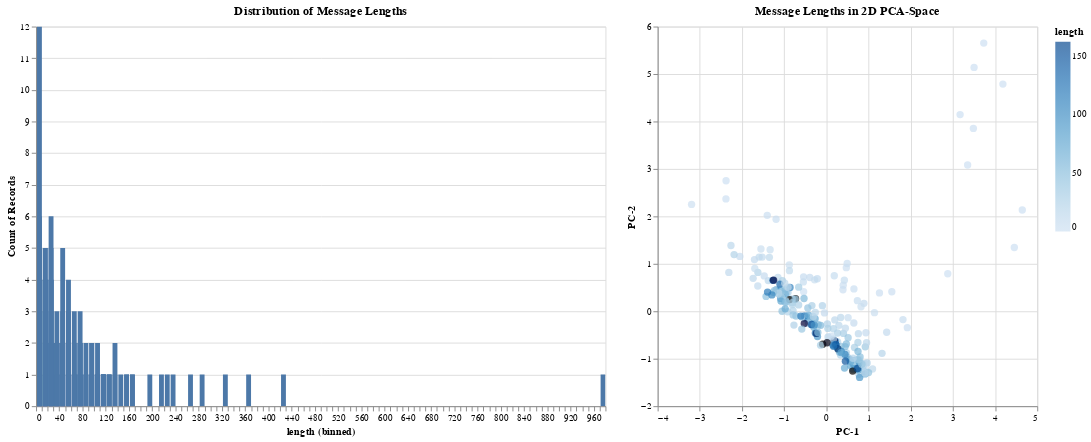

Here is the notebook cell this chart was saved with:
### Markdown cell above
### Get message lengths

### Code cell
D['length'] = D['content'].apply(lambda x: len(x.split(' ')))  # precomputes the lengths of the messages

# plot a histogram of the message lengths, limit the x axis to 0 - 1000 words 
alt.Chart(D, title="Distribution of Message Lengths"
).mark_bar().encode(
    alt.X('length', bin=alt.Bin(maxbins=100)),
    y='count()',
    tooltip='length:Q'.split(' ')
).interactive().properties(width=600, height=400) | \
    \
alt.Chart(D, title="Message Lengths in 2D PCA-Space"
).mark_circle(size=60).encode(
    x='PC-1',
    y='PC-2',
    color=alt.Color('length:Q', scale=alt.Scale(domain=[0, 162])),  # we zoom in on most common lengths
    tooltip='PC-1 PC-2 length content'.split(' ')
).interactive().properties(width=400, height=400)

### Figure 1 — Vega-Lite specification as saved in the notebook (floating-point values rounded to 4 significant figures; data arrays with more than 128 entries replaced by an {"elided": "..."} marker saying what was removed)
{"config": {"view": {"continuousWidth": 300, "continuousHeight": 300}}, "hconcat": [{"mark": {"type": "bar"}, "encoding": {"tooltip": [{"field": "length", "type": "quantitative"}], "x": {"bin": {"maxbins": 100}, "field": "length", "type": "quantitative"}, "y": {"aggregate": "count", "type": "quantitative"}}, "height": 400, "name": "view_27", "title": "Distribution of Message Lengths", "width": 600}, {"mark": {"type": "circle", "size": 60}, "encoding": {"color": {"field": "length", "scale": {"domain": [0, 162]}, "type": "quantitative"}, "tooltip": [{"field": "PC-1", "type": "quantitative"}, {"field": "PC-2", "type": "quantitative"}, {"field": "length", "type": "quantitative"}, {"field": "content", "type": "nominal"}], "x": {"field": "PC-1", "type": "quantitative"}, "y": {"field": "PC-2", "type": "quantitative"}}, "height": 400, "name": "view_28", "title": "Message Lengths in 2D PCA-Space", "width": 400}], "data": {"name": "data-a5432ce225c4a4b6851ef7aaa82c38d1"}, "params": [{"name": "param_67", "select": {"type": "interval", "encodings": ["x", "y"]}, "bind": "scales", "views": ["view_27"]}, {"name": "param_68", "select": {"type": "interval", "encodings": ["x", "y"]}, "bind": "scales", "views": ["view_28"]}], "$schema": "https://vega.github.io/schema/vega-lite/v5.8.0.json", "datasets": {"data-a5432ce225c4a4b6851ef7aaa82c38d1": {"elided": "217 records"}}}
